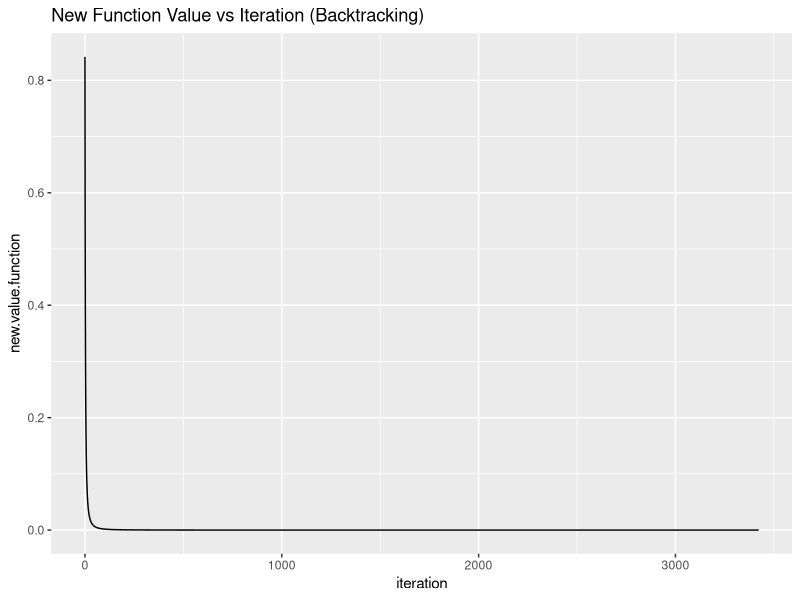
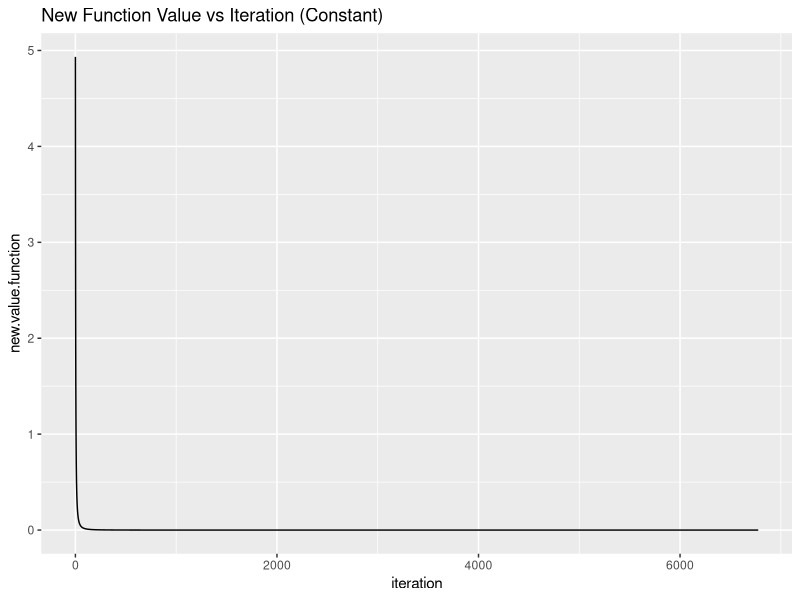
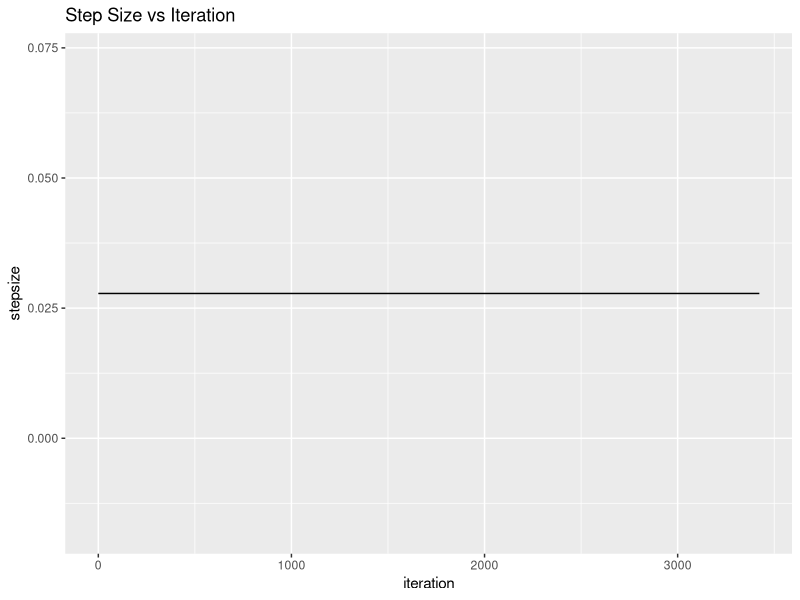
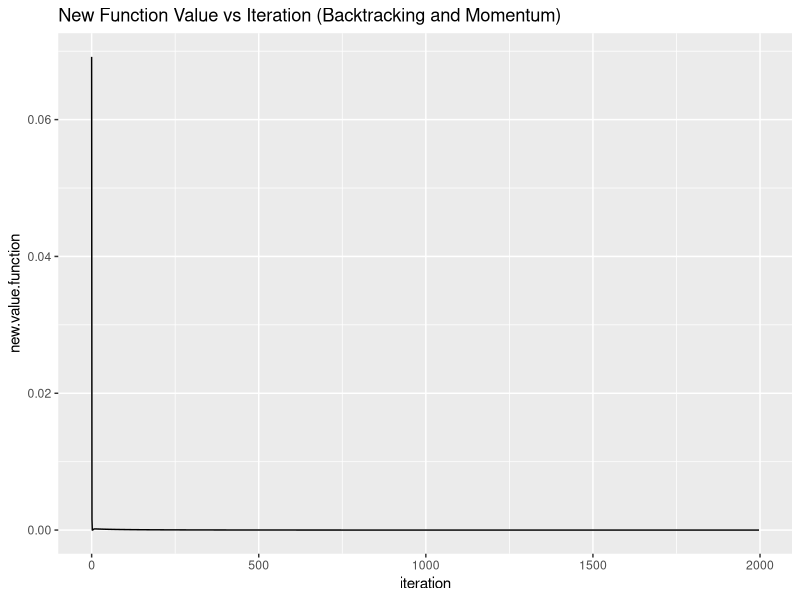
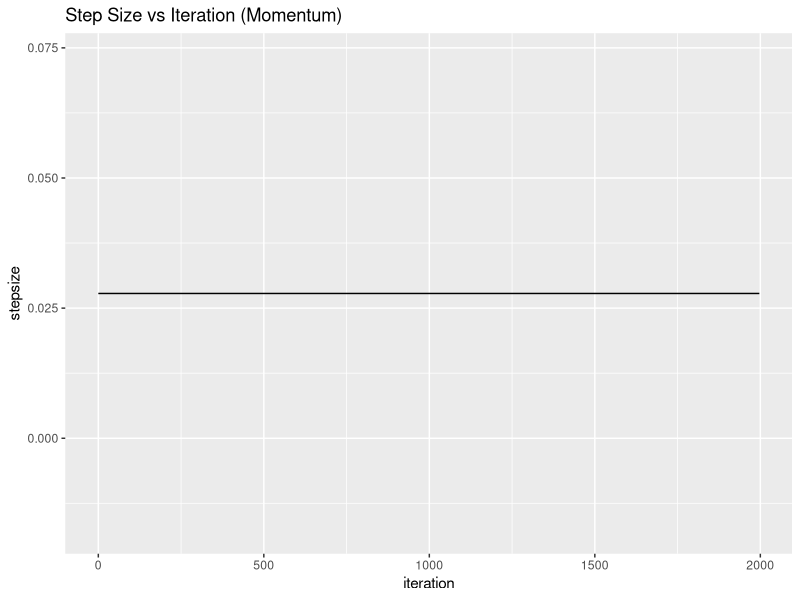

Generate these figures, in order, with R:
## ---- chunk 1
knitr::opts_chunk$set(echo = TRUE)
library(ggplot2)
## ---- chunk 2
objective.function = function(x) {
  4*x[1]^2 + 2*x[2]^2 + 4*x[1]*x[2] + 5*x[1] + 2*x[2]
}


derivative = function(x) {
  c(8*x[1]+4*x[2]+5, 4*x[2]+4*x[1]+2)
}


myepsilon = 0.5
mytau = 0.9
stepsize_0 = 1
mytol = 0.000000001 
mystartpoint = c(1,2) 

gradientDescBT = function(obj.function, startpoint, stepsize, tau, epsilon, conv_threshold, max_iter) {
  
  old.point = startpoint
  stepsize = stepsize_0
  gradient = derivative(old.point)
  
  
  while (objective.function(old.point - stepsize * gradient) > objective.function(old.point) - (epsilon * stepsize * t(gradient) %*% gradient)){
    stepsize = tau * stepsize
  }

  
  new.point = c(old.point[1] - stepsize*gradient[1], 
                old.point[2] - stepsize*gradient[2])
  

  old.value.function = obj.function(new.point)
  
  converged = F
  iterations = 0
  
  while(converged == F) {

    old.point = new.point
    gradient = derivative(old.point)
    
    
    while (objective.function(old.point - stepsize * gradient) > 
           objective.function(old.point) - (epsilon * stepsize * 
                                    t(gradient) %*% gradient) ){
      stepsize = tau * stepsize
    }

    new.point = c(old.point[1] - stepsize*gradient[1], 
                  old.point[2] - stepsize*gradient[2])
    
    new.value.function = obj.function(new.point)
    
    
    if( abs(old.value.function - new.value.function) <= conv_threshold) {
      converged = T
    }
    
    data.output = data.frame(iteration = iterations,
                       old.value.function = old.value.function,
                       new.value.function = new.value.function,
                       old.point=old.point, new.point=new.point,
                       stepsize = stepsize
                       )
    
    if(exists("iters")) {
      iters <- rbind(iters, data.output)
    } else {
      iters = data.output
    }
    
    iterations = iterations + 1
    old.value.function = new.value.function
    
    if(iterations >= max_iter) break
  }
  return(list(converged = converged, 
              num_iterations = iterations, 
              old.value.function = old.value.function,
              new.value.function = new.value.function,
              coefs = new.point,
              stepsize = stepsize,
              iters = iters))
}


results = gradientDescBT(objective.function, mystartpoint, stepsize_0, 
                       mytau, myepsilon, mytol, 30000)

results[1:6]
## ---- chunk 3
objective.function = function(x) {
            4*x[1]^2 + 2*x[2]^2 + 4*x[1]*x[2] + 5*x[1] + 2*x[2]
    }


derivative = function(x) {
  c(8*x[1]+4*x[2]+5, 4*x[2]+4*x[1]+2)
}


mystepsize = c(0.01, 0.05, 0.1)
mytol = c(0.0001, 0.000001, 0.00000001)
mystartpoint = c(1,2) 

gradientDesc = function(obj.function, startpoint, 
                        stepsize, conv_threshold, max_iter) {
  
  old.point = startpoint
  gradient = derivative(old.point)
  new.point = c(old.point[1] - stepsize*gradient[1], 
                old.point[2] - stepsize*gradient[2])
  

  old.value.function = obj.function(new.point)
  
  converged = F
  iterations = 0
  
  while(converged == F) {
    old.point = new.point
  
    gradient = derivative(old.point)
    new.point = c(old.point[1] - stepsize*gradient[1], 
                  old.point[2] - stepsize*gradient[2])
    
    new.value.function = obj.function(new.point)
    
    
    if(abs(old.value.function - new.value.function) <= conv_threshold) {
      converged = T
    }
    
    data.output = data.frame(iteration = iterations,
                       old.value.function = old.value.function,
                       new.value.function = new.value.function,
                       old.point=old.point, new.point=new.point
                       )
    
    if(exists("iters")) {
      iters <- rbind(iters, data.output)
    } else {
      iters = data.output
    }
    
    iterations = iterations + 1
    old.value.function = new.value.function
    
    if(iterations >= max_iter) break
  }
  return(list(converged = converged, 
              num_iterations = iterations, 
              old.value.function = old.value.function,
              new.value.function = new.value.function,
              coefs = new.point,
              iters = iters))
}


for (i in 1:length(mytol)) {
  for (j in 1:length(mystepsize)) {
    results = gradientDesc(objective.function, mystartpoint, mystepsize[j], mytol[i], 30000)$coefs
    iterations = gradientDesc(objective.function, mystartpoint, mystepsize[j], mytol[i], 30000)$num_iterations
    cat('For tolerance =', mytol[i], 'and step size =', mystepsize[j], 'our minimum is at', results, 'and takes', iterations, 'iterations to converge', '\n')
  }
}
## ---- chunk 4
gradientDescBT_1D = function(obj.function, startpoint, stepsize, tau, epsilon, conv_threshold, max_iter) {
  
  old.point = startpoint
  stepsize = stepsize_0
  gradient = derivative(old.point)
  
  
  while (objective.function(old.point - stepsize * gradient) > objective.function(old.point) - (epsilon * stepsize * t(gradient) %*% gradient)){
    stepsize = tau * stepsize
  }

  
  new.point = old.point - stepsize*gradient
  old.value.function = obj.function(new.point)
  
  converged = F
  iterations = 0
  
  while(converged == F) {

    old.point = new.point
    gradient = derivative(old.point)
    
    
    while (objective.function(old.point - stepsize * gradient) > 
           objective.function(old.point) - (epsilon * stepsize * 
                                    t(gradient) %*% gradient) ){
      stepsize = tau * stepsize
    }

    new.point = old.point - stepsize*gradient
    
    new.value.function = obj.function(new.point)
    
    
    if(abs(old.value.function - new.value.function) <= conv_threshold) {
      converged = T
    }
    
    data.output = data.frame(iteration = iterations,
                       old.value.function = old.value.function,
                       new.value.function = new.value.function,
                       old.point=old.point, new.point=new.point,
                       stepsize = stepsize
                       )
    
    if(exists("iters")) {
      iters <- rbind(iters, data.output)
    } else {
      iters = data.output
    }
    
    iterations = iterations + 1
    old.value.function = new.value.function
    
    if(iterations >= max_iter) break
  }
  return(list(converged = converged, 
              num_iterations = iterations, 
              old.value.function = old.value.function,
              new.value.function = new.value.function,
              coefs = new.point,
              stepsize = stepsize,
              iters = iters))
}
## ---- chunk 5
gradientDesc_1D = function(obj.function, startpoint, 
                        stepsize, conv_threshold, max_iter) {
  
  old.point = startpoint
  gradient = derivative(old.point)
  new.point = old.point - stepsize*gradient
  

  old.value.function = obj.function(new.point)
  
  converged = F
  iterations = 0
  
  while(converged == F) {
    old.point = new.point
  
    gradient = derivative(old.point)
    new.point = old.point - stepsize*gradient
    
    new.value.function = obj.function(new.point)
    
    if(abs(old.value.function - new.value.function) <= conv_threshold) {
      converged = T
    }
    
    data.output = data.frame(iteration = iterations,
                       old.value.function = old.value.function,
                       new.value.function = new.value.function,
                       old.point=old.point, new.point=new.point
                       )
    
    if(exists("iters")) {
      iters <- rbind(iters, data.output)
    } else {
      iters = data.output
    }
    
    iterations = iterations + 1
    old.value.function = new.value.function
    
    if(iterations >= max_iter) break
  }
  return(list(converged = converged, 
              num_iterations = iterations, 
              old.value.function = old.value.function,
              new.value.function = new.value.function,
              coefs = new.point,
              iters = iters))
}
## ---- chunk 6
objective.function = function(x) {
  x^4
}

derivative = function(x) {
  4*x^3
}

myepsilon = 0.5
mytau = 0.9
stepsize_0 = 1
mytol = 0.000000001 
mystartpoint = 2
mystepsize = 0.01


resultsBT = gradientDescBT_1D(objective.function, mystartpoint, stepsize_0, mytau, myepsilon, mytol, 30000)
resultsConstant = gradientDesc_1D(objective.function, mystartpoint, mystepsize, mytol, 30000)

resultsBT[1:6]
resultsConstant[1:5]
## ---- chunk 7
ggplot(data = resultsBT$iters, mapping = aes(x = iteration, y = new.value.function))+
  geom_line() + ggtitle("New Function Value vs Iteration (Backtracking)")

ggplot(data = resultsConstant$iters, mapping = aes(x = iteration, y = new.value.function))+
  geom_line() + ggtitle("New Function Value vs Iteration (Constant)")
## ---- chunk 8
ggplot(data = resultsBT$iters, mapping = aes(x = iteration, y = stepsize))+
  geom_line() + ggtitle("Step Size vs Iteration")
## ---- chunk 9
gradientDescBT_partc = function(obj.function, startpoint, stepsize, tau, epsilon, conv_threshold, max_iter, momentum) {
  
  old.point = startpoint
  stepsize = stepsize_0
  gradient = derivative(old.point)
  
  
  while (objective.function(old.point - stepsize * gradient) > objective.function(old.point) - (epsilon * stepsize * t(gradient) %*% gradient)){
    stepsize = tau * stepsize
  }

  
  new.point = old.point - stepsize*gradient
  old.value.function = obj.function(new.point)
  
  converged = F
  iterations = 0
  
  while(converged == F) {

    prev.point = old.point
    old.point = new.point
    gradient = derivative(old.point)
    
    
    while (objective.function(old.point - stepsize * gradient) > 
           objective.function(old.point) - (epsilon * stepsize * 
                                    t(gradient) %*% gradient) ){
      stepsize = tau * stepsize
    }

    new.point = old.point - stepsize*gradient + momentum*(old.point - prev.point)
    
    new.value.function = obj.function(new.point)
    
    
    if(abs(old.value.function - new.value.function) <= conv_threshold) {
      converged = T
    }
    
    data.output = data.frame(iteration = iterations,
                       old.value.function = old.value.function,
                       new.value.function = new.value.function,
                       old.point=old.point, new.point=new.point,
                       stepsize = stepsize
                       )
    
    if(exists("iters")) {
      iters <- rbind(iters, data.output)
    } else {
      iters = data.output
    }
    
    iterations = iterations + 1
    old.value.function = new.value.function
    
    if(iterations >= max_iter) break
  }
  return(list(converged = converged, 
              num_iterations = iterations, 
              old.value.function = old.value.function,
              new.value.function = new.value.function,
              coefs = new.point,
              stepsize = stepsize,
              iters = iters))
}
## ---- chunk 10
objective.function = function(x) {
  x^4
}

derivative = function(x) {
  4*x^3
}

myepsilon = 0.5
mytau = 0.9
stepsize_0 = 1
mytol = 0.000000001 
mystartpoint = 2
mystepsize = 0.01
momentum = 0.5


resultsmomentum = gradientDescBT_partc(objective.function, mystartpoint, stepsize_0, mytau, myepsilon, mytol, 30000, momentum)

resultsmomentum[1:6]
## ---- chunk 11
ggplot(data = resultsmomentum$iters, mapping = aes(x = iteration, y = new.value.function))+
  geom_line() + ggtitle("New Function Value vs Iteration (Backtracking and Momentum)")
## ---- chunk 12
ggplot(data = resultsmomentum$iters, mapping = aes(x = iteration, y = stepsize))+
  geom_line() + ggtitle("Step Size vs Iteration (Momentum)")
